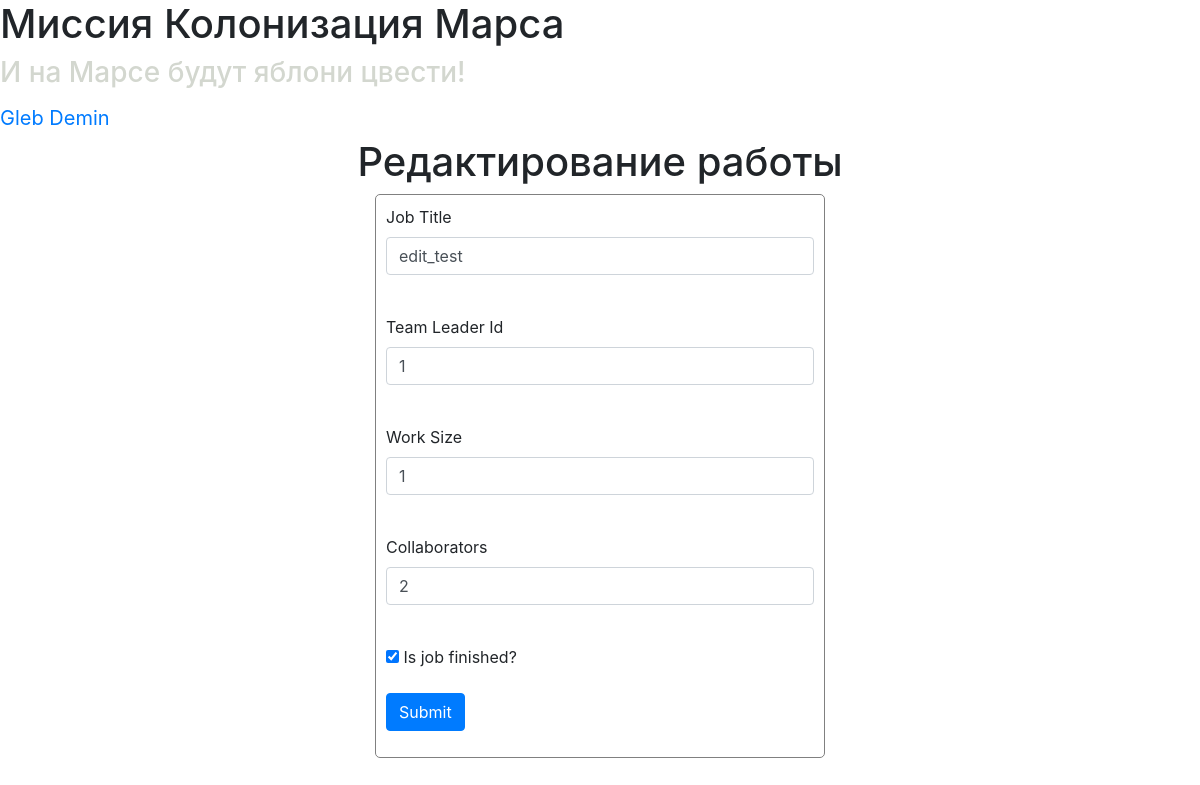
The app's page /jobs/333 (signed in) with its own data.
### data/users.py (models this page shows, shortened)
class User(SqlAlchemyBase, UserMixin, SerializerMixin):
    __tablename__ = "users"
    id = sqlalchemy.Column(sqlalchemy.Integer,
                           primary_key=True, autoincrement=True)
    surname = sqlalchemy.Column(sqlalchemy.String, nullable=False)
    name = sqlalchemy.Column(sqlalchemy.String, nullable=False)
    age = sqlalchemy.Column(sqlalchemy.Integer, nullable=False)
    position = sqlalchemy.Column(sqlalchemy.String, nullable=True)
    speciality = sqlalchemy.Column(sqlalchemy.String, nullable=True)
    address = sqlalchemy.Column(sqlalchemy.String, nullable=True)
    email = sqlalchemy.Column(sqlalchemy.String,
                              index=True, unique=True, nullable=False)
    hashed_password = sqlalchemy.Column(sqlalchemy.String, nullable=False)
    modified_date = sqlalchemy.Column(sqlalchemy.DateTime,
                                      default=datetime.datetime.now)
    jobs = orm.relation("Job", back_populates="leader")

### data/jobs.py (models this page shows)
class Job(SqlAlchemyBase, SerializerMixin):
    __tablename__ = "jobs"
    id = sqlalchemy.Column(sqlalchemy.Integer,
                           primary_key=True, autoincrement=True)
    team_leader = sqlalchemy.Column(sqlalchemy.Integer, sqlalchemy.ForeignKey("users.id"), nullable=False)
    leader = orm.relation("User")
    job = sqlalchemy.Column(sqlalchemy.String, nullable=False)
    work_size = sqlalchemy.Column(sqlalchemy.Integer, nullable=False)
    collaborators = sqlalchemy.Column(sqlalchemy.String, nullable=True)
    start_date = sqlalchemy.Column(sqlalchemy.Date, default=datetime.datetime.now, nullable=True)
    end_date = sqlalchemy.Column(sqlalchemy.Date, nullable=True)
    is_finished = sqlalchemy.Column(sqlalchemy.Boolean, nullable=True)

### main.py (the view, shortened to what this page needs)
@app.route("/jobs/<int:id>", methods=["GET", "POST"])
@login_required
def edit_job(id):
    form = JobForm()
    if request.method == "GET":
        session = db_session.create_session()
        job = session.query(Job).filter(
            Job.id == id, ((Job.leader == current_user) | (current_user.id == 1))
        ).first()
        if job:
            form.job.data = job.job
            form.team_leader.data = job.team_leader
            form.work_size.data = job.work_size
            form.collaborators.data = job.collaborators
            form.is_finished.data = job.is_finished
        else:
            abort(404)
    return render_template("addjob.html", title="Редактирование работы", form=form)

### forms/job.py
class JobForm(FlaskForm):
    job = StringField("Job Title", validators=[DataRequired()])
    team_leader = IntegerField("Team Leader Id", validators=[DataRequired()])
    work_size = FloatField("Work Size", validators=[DataRequired()])
    collaborators = StringField("Collaborators", validators=[DataRequired()])
    is_finished = BooleanField("Is job finished?")
    submit = SubmitField("Submit")

### data/db_session.py (called while the page is built)
def create_session() -> Session:
    global __factory
    return __factory()

### main.py (called while the page is built)
@login_manager.user_loader
def load_user(user_id):
    session = db_session.create_session()
    return session.query(User).get(user_id)

### templates/addjob.html (shortened to what this page needs)
{% extends "base.html" %}
{% block content %}
<h1 class="center">{{ title }}</h1>
<form action="" method="post" class="my_form">
    <p>
        {{ form.job.label }}<br>
        {{ form.job(class="form-control") }}<br>
    </p>
    <p>
        {{ form.team_leader.label }}<br>
        {{ form.team_leader(class="form-control") }}<br>
    </p>
        <p>
        {{ form.work_size.label }}<br>
        {{ form.work_size(class="form-control") }}<br>
    </p>
    <p>
        {{ form.collaborators.label }}<br>
        {{ form.collaborators(class="form-control") }}<br>
    <p>{{ form.is_finished() }} {{ form.is_finished.label }}</p>
    <p>{{ form.submit(type="submit", class="btn btn-primary") }}</p>
</form>
{% endblock %}

### templates/base.html (shortened to what this page needs)
<!DOCTYPE html>
<html lang="en">
<head>
    <link rel="stylesheet"
          href="https://stackpath.bootstrapcdn.com/bootstrap/4.4.1/css/bootstrap.min.css"
>
    <link rel="stylesheet"
          type="text/css"
          href="{{url_for('static', filename='css/style.css')}}">
</head>
<body>
<div>
    <h1>
        Миссия Колонизация Марса
    </h1>
</div>
<div>
    <h3 class="translucent">
        И на Марсе будут яблони цвести!
    </h3>
</div>
{% if current_user.is_authenticated %}
    <a class="navbar-brand" href="/logout">{{ current_user.name }} {{ current_user.surname }}</a>
{% else %}
    <p>
        <a class="btn btn-primary " href="/register">Register</a>
        <a class="btn btn-success" href="/login">Login</a>
    </p>
{% endif %}
{% block content %}{% endblock %}
</body>
</html>

### static/css/style.css (style rules this page uses)
.translucent { color: #d3d7cf; }
.center { text-align: center; }
form.my_form { margin-left: auto; margin-right: auto; max-width: 450px; border: 1px solid gray; border-radius: 5px; padding: 10px; }

### records on screen
User: name "Gleb", surname "Demin"
Job: job "edit_test", team_leader "1", work_size "1", collaborators "2", is_finished "☑"

### other values on screen
{{ title }} "Редактирование работы"
